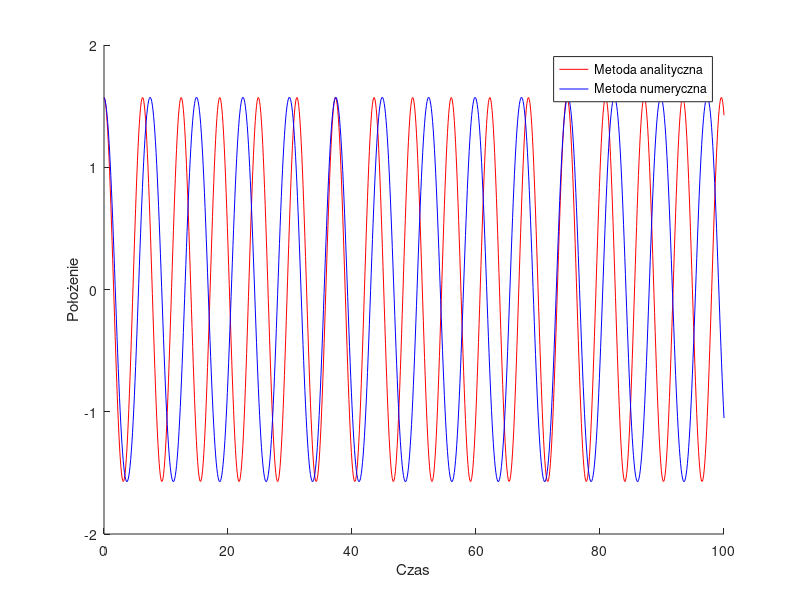

Reproduce this figure in MATLAB.
h = 0.1;
t = 0:h:100;
teta = pi/2;
g = 9.81;
l = 10;
m = 0.01;
analityczna = [];
% metoda analityczna
for i = 1:1:length(t)
analityczna(i) = teta*cos(t(i)/(sqrt(g/l)));
end
v2 = [];
v2(1) = 0;
y2 = [];
y2(1) = teta;
% metoda numeryczna
for i = 2:1:length(t)
v2(i) = v2(i-1) - h * (g/l) * sin(y2(i-1));
y2(i) = y2(i-1) + v2(i) * h;
end

hold on;
plot(t, analityczna, 'r');
plot(t, y2, 'b');
xlabel('Czas');
ylabel('Położenie');
legend('Metoda analityczna', 'Metoda numeryczna');